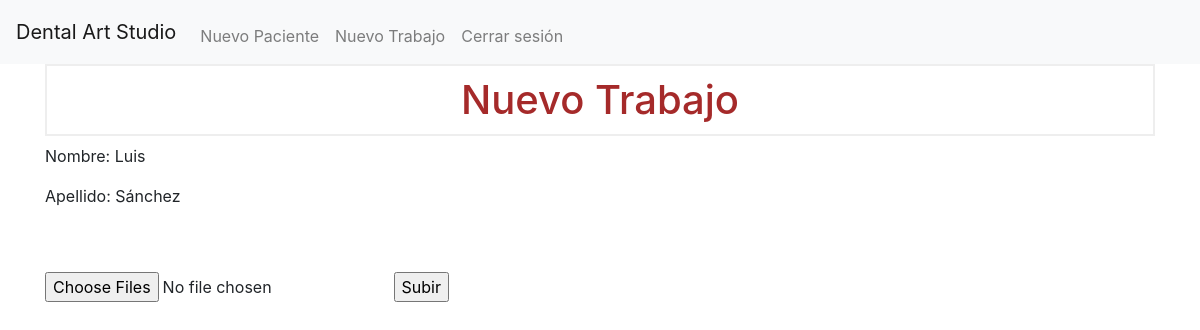
The page /new_job/1 (signed in) on the database as committed earlier.
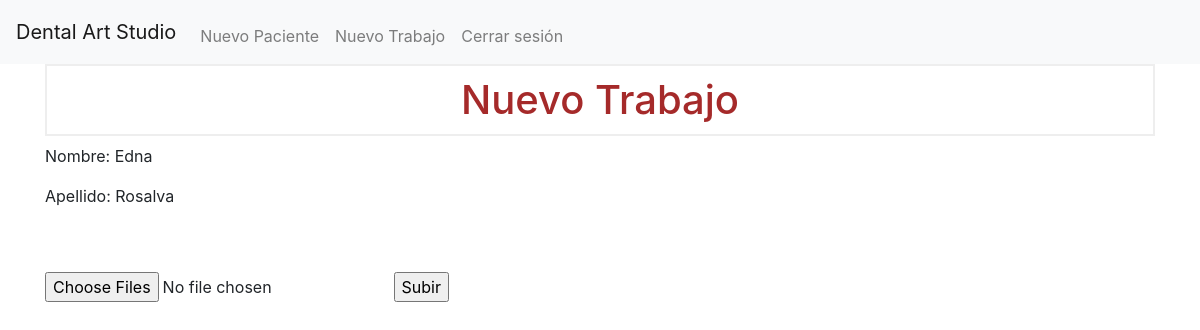
The same page on the database as committed later.
### tables this page shows
CREATE TABLE patients (
    id INTEGER PRIMARY KEY AUTOINCREMENT,
    doctor_id INTEGER,
    first_name  TEXT NOT NULL,
    last_name TEXT NOT NULL,
    age INTEGER NOT NULL,
    face_shape TEXT,
    basic_color TEXT,
    colorimeter TEXT,
    gum_color TEXT,
    FOREIGN KEY (doctor_id) REFERENCES doctors (id)
);

### app.py (the view, shortened to what this page needs)
@app.route('/new_job', defaults={'patient_id': None}, methods=('GET','POST'))
@app.route('/new_job/<int:patient_id>', methods=('GET','POST'))
@login_required
def new_job(patient_id):
    patients = get_patients(session.get("user_id"))
    selected_patient = next((p for p in patients if p['id'] == patient_id), None) if patient_id else None
    return render_template('new_job.html', patients=patients, selected_patient=selected_patient)

### helpers.py (called while the page is built)
def login_required(f):
    @wraps(f)
    def decorated_function(*args, **kwargs):
        if session.get("user_id") is None:
            return redirect("/login")
        return f(*args, **kwargs)
    return decorated_function

def get_db_connection():
    conn = sqlite3.connect('database.db')
    conn.row_factory = sqlite3.Row
    conn.execute("PRAGMA foreign_keys = ON;")  # Habilita las restricciones de clave foránea
    return conn

def get_patients(user_id):
    try:
        conny = get_db_connection()
        db = conny.cursor()
        patients = db.execute("SELECT * FROM patients WHERE doctor_id = ?", (user_id,)).fetchall()
        conny.close()
        patients = [dict(patient) for patient in patients]
        return patients
    except Exception as e:
        print(f"Error al obtener pacientes: {e}")
        return None

### templates/new_job.html (shortened to what this page needs)
{% extends "base.html" %}
{% block content %}
<h1>{% block title %}Nuevo Trabajo{% endblock %}</h1>
<form action="{{ url_for('new_job') }}" method="post" enctype="multipart/form-data">
    {% if selected_patient %}
        <p>Nombre: {{ selected_patient.first_name }}</p>
        <p>Apellido: {{ selected_patient.last_name }}</p>
    {% endif %}
    <br>
    <br>
    <input type="file" name="files" multiple>
    <input type="submit" value="Subir">
</form>
{% endblock %}

### templates/base.html (shortened to what this page needs)
<!doctype html>
<html lang="es">
  <head>
    <link rel="stylesheet" href="{{ url_for('static', filename= 'css/style.css') }}">
    <link rel="stylesheet" href="https://stackpath.bootstrapcdn.com/bootstrap/4.3.1/css/bootstrap.min.css">
  </head>
  <body>
    <nav class="navbar navbar-expand-md navbar-light bg-light">
        <a class="navbar-brand" href="{{ url_for('index')}}">Dental Art Studio</a>
        <div class="collapse navbar-collapse" id="navbarNav">
            {% if session["user_id"] %}
            <ul class="navbar-nav ms-auto mt-2">
              <li class="nav-item"><a class="nav-link" href="{{ url_for('add_patient') }}">Nuevo Paciente</a></li>
              <li class="nav-item"><a class="nav-link" href="{{ url_for('new_job') }}">Nuevo Trabajo</a></li>
              <li class="nav-item"><a class="nav-link" href="{{ url_for('logout') }}">Cerrar sesión</a></li>
            </ul>
            {% else %}
            <ul class="navbar-nav ms-auto mt-2">
              <li class="nav-item"><a class="nav-link" href="{{ url_for('register') }}">Registrarse</a></li>
              <li class="nav-item"><a class="nav-link" href="{{ url_for('login') }}">Iniciar sesión</a></li>
            </ul>
            {% endif %}
        </div>
    </nav>
    <div class="container">
      {% block content %} {% endblock %}
    </div>
  </body>
</html>

### static/css/style.css (style rules this page uses)
h1 { border: 2px #eee solid; color: brown; text-align: center; padding: 10px; }

Rows that differ between the two databases and show on the page:
changed patients: first_name "Luis" → "Edna"; last_name "Sánchez" → "Rosalva"
